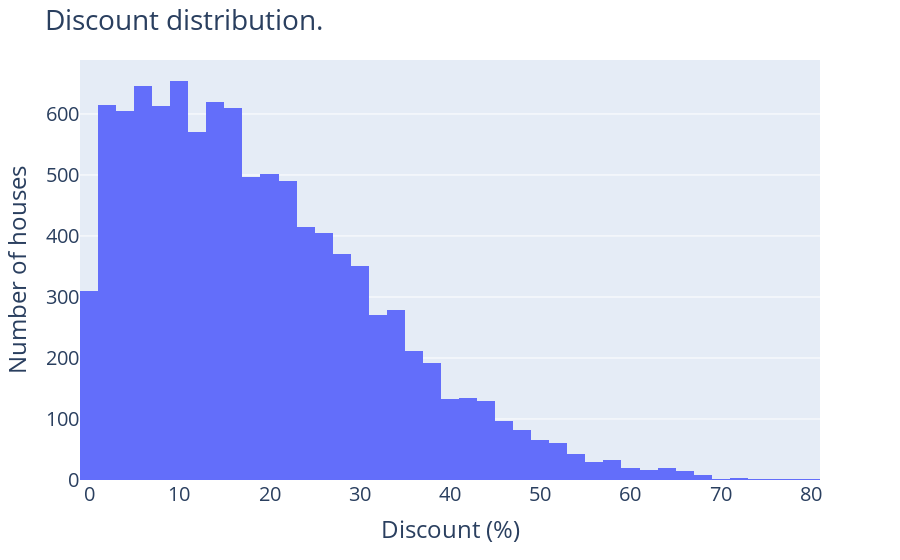

The notebook cell saved with this chart:
### Markdown cell above
#### Mapping the best opportunities.
Distribuiton of houses with status By.

### Code cell
def best_opportunities(data):
    best = []
    for i in range(len(data)):
        if data.loc[i, 'x% lower'] > 0:
            best.append(data.loc[i, 'x% lower'])

    best_df = pd.DataFrame({'x% lower': best})
    fig = px.histogram(best_df, x = 'x% lower', nbins = 60)
    fig.update_layout(
        font_size = 20,
        title = "Discount distribution.",
        xaxis_title = 'Discount (%)',
        yaxis_title = 'Number of houses'            
    )
    fig.show()
    print(best_df.describe())
  
    for i in range(len(data)):
        if (data.loc[i, 'x% lower'] > 27):
            data.loc[i, 'status'] = 'Buy_SRP'
    
    sample_general = data.loc[data['status'] != 'Not Buy'].reset_index()
    sample_general.drop('index', axis = 1, inplace = True)
    sample_general.sort_values('estimate_profit%', ascending = False)
    return sample_general

define_status(data, median_price_per_condition_and_zipcode(data))
best_opportunities(data).to_csv('dataset/sample_general.csv')

### Figure 1 — Plotly figure (JSON) as saved in the notebook; plotly's stock layout.template omitted (floating-point values rounded to 4 significant figures; data arrays with more than 128 entries replaced by an {"elided": "..."} marker saying what was removed)
{"data": [{"alignmentgroup": "True", "bingroup": "x", "hovertemplate": "x% lower=%{x}<br>count=%{y}<extra></extra>", "legendgroup": "", "marker": {"color": "#636efa", "pattern": {"shape": ""}}, "name": "", "nbinsx": 60, "offsetgroup": "", "orientation": "v", "showlegend": false, "type": "histogram", "x": {"elided": "10113 float values"}, "xaxis": "x", "yaxis": "y"}], "layout": {"barmode": "relative", "font": {"size": 20}, "legend": {"tracegroupgap": 0}, "margin": {"t": 60}, "title": {"text": "Discount distribution."}, "xaxis": {"anchor": "y", "domain": [0, 1], "title": {"text": "Discount (%)"}}, "yaxis": {"anchor": "x", "domain": [0, 1], "title": {"text": "Number of houses"}}}}
